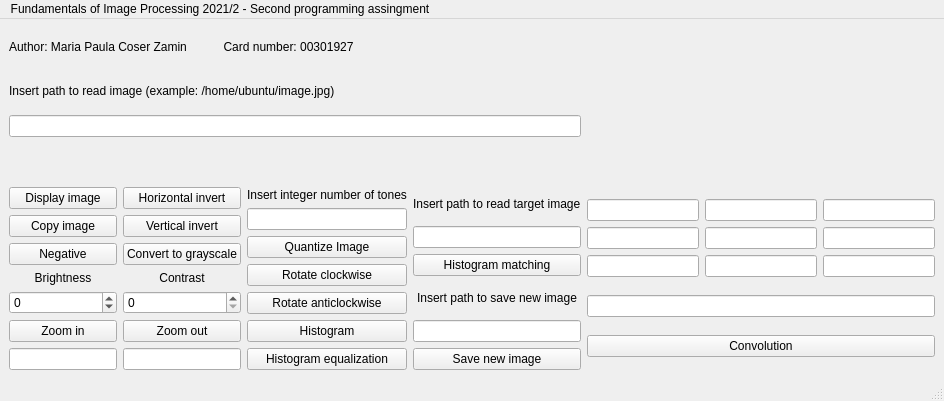
<?xml version="1.0" encoding="UTF-8"?>
<ui version="4.0">
 <class>MainWindow</class>
 <widget class="QMainWindow" name="MainWindow">
  <property name="geometry">
   <rect>
    <x>0</x>
    <y>0</y>
    <width>944</width>
    <height>401</height>
   </rect>
  </property>
  <property name="windowTitle">
   <string>MainWindow</string>
  </property>
  <widget class="QWidget" name="centralwidget">
   <layout class="QGridLayout" name="gridLayout">
    <item row="0" column="0">
     <widget class="QLabel" name="label_4">
      <property name="text">
       <string>Author: Maria Paula Coser Zamin           Card number: 00301927</string>
      </property>
     </widget>
    </item>
    <item row="1" column="0">
     <widget class="QLabel" name="label_3">
      <property name="text">
       <string>Insert path to read image (example: /home/ubuntu/image.jpg)</string>
      </property>
     </widget>
    </item>
    <item row="2" column="0">
     <widget class="QLineEdit" name="lineEditReadImage"/>
    </item>
    <item row="3" column="0">
     <layout class="QHBoxLayout" name="horizontalLayout">
      <item>
       <widget class="QLabel" name="displayOriginalImage">
        <property name="text">
         <string/>
        </property>
        <property name="scaledContents">
         <bool>true</bool>
        </property>
       </widget>
      </item>
      <item>
       <widget class="QLabel" name="displayNewImage">
        <property name="text">
         <string/>
        </property>
        <property name="scaledContents">
         <bool>true</bool>
        </property>
       </widget>
      </item>
     </layout>
    </item>
    <item row="4" column="0">
     <layout class="QHBoxLayout" name="horizontalLayout_2">
      <item>
       <layout class="QVBoxLayout" name="verticalLayout_3">
        <item>
         <widget class="QPushButton" name="pushButtonDisplayImage">
          <property name="text">
           <string>Display image</string>
          </property>
         </widget>
        </item>
        <item>
         <widget class="QPushButton" name="pushButtonCopyImage">
          <property name="text">
           <string>Copy image</string>
          </property>
         </widget>
        </item>
        <item>
         <widget class="QPushButton" name="pushButtonNegative">
          <property name="text">
           <string>Negative</string>
          </property>
         </widget>
        </item>
        <item>
         <widget class="QLabel" name="label_5">
          <property name="text">
           <string>Brightness</string>
          </property>
          <property name="alignment">
           <set>Qt::AlignCenter</set>
          </property>
         </widget>
        </item>
        <item>
         <widget class="QSpinBox" name="spinBoxBrightness">
          <property name="minimum">
           <number>-255</number>
          </property>
          <property name="maximum">
           <number>255</number>
          </property>
          <property name="singleStep">
           <number>1</number>
          </property>
         </widget>
        </item>
        <item>
         <widget class="QPushButton" name="pushButtonZoomIn">
          <property name="text">
           <string>Zoom in</string>
          </property>
         </widget>
        </item>
        <item>
         <widget class="QLineEdit" name="lineEditZoomIn">
          <property name="alignment">
           <set>Qt::AlignCenter</set>
          </property>
         </widget>
        </item>
       </layout>
      </item>
      <item>
       <layout class="QVBoxLayout" name="verticalLayout_4">
        <item>
         <widget class="QPushButton" name="pushButtonInvertHorizontal">
          <property name="text">
           <string>Horizontal invert</string>
          </property>
         </widget>
        </item>
        <item>
         <widget class="QPushButton" name="pushButtonInvertVertical">
          <property name="text">
           <string>Vertical invert</string>
          </property>
         </widget>
        </item>
        <item>
         <widget class="QPushButton" name="pushButtonConvertGrayscale">
          <property name="text">
           <string>Convert to grayscale</string>
          </property>
         </widget>
        </item>
        <item>
         <widget class="QLabel" name="label_6">
          <property name="text">
           <string>Contrast</string>
          </property>
          <property name="alignment">
           <set>Qt::AlignCenter</set>
          </property>
         </widget>
        </item>
        <item>
         <widget class="QSpinBox" name="spinBoxContrast">
          <property name="minimum">
           <number>0</number>
          </property>
          <property name="maximum">
           <number>255</number>
          </property>
         </widget>
        </item>
        <item>
         <widget class="QPushButton" name="pushButtonZoomOut">
          <property name="text">
           <string>Zoom out</string>
          </property>
         </widget>
        </item>
        <item>
         <widget class="QLineEdit" name="lineEditZoomOut">
          <property name="alignment">
           <set>Qt::AlignCenter</set>
          </property>
         </widget>
        </item>
       </layout>
      </item>
      <item>
       <layout class="QVBoxLayout" name="verticalLayout">
        <item>
         <widget class="QLabel" name="label">
          <property name="text">
           <string>Insert integer number of tones</string>
          </property>
          <property name="alignment">
           <set>Qt::AlignCenter</set>
          </property>
         </widget>
        </item>
        <item>
         <widget class="QLineEdit" name="lineEditQuantize">
          <property name="alignment">
           <set>Qt::AlignCenter</set>
          </property>
         </widget>
        </item>
        <item>
         <widget class="QPushButton" name="pushButtonQuantizeImage">
          <property name="text">
           <string>Quantize Image</string>
          </property>
         </widget>
        </item>
        <item>
         <widget class="QPushButton" name="pushButtonRotateClockWise">
          <property name="text">
           <string>Rotate clockwise</string>
          </property>
         </widget>
        </item>
        <item>
         <widget class="QPushButton" name="pushButtonRotateAntiClockWise">
          <property name="text">
           <string>Rotate anticlockwise</string>
          </property>
         </widget>
        </item>
        <item>
         <widget class="QPushButton" name="pushButtonHistogram">
          <property name="text">
           <string>Histogram</string>
          </property>
         </widget>
        </item>
        <item>
         <widget class="QPushButton" name="pushButtonHistogramEqualization">
          <property name="text">
           <string>Histogram equalization</string>
          </property>
         </widget>
        </item>
       </layout>
      </item>
      <item>
       <layout class="QVBoxLayout" name="verticalLayout_2">
        <item>
         <widget class="QLabel" name="label_7">
          <property name="text">
           <string>Insert path to read target image</string>
          </property>
         </widget>
        </item>
        <item>
         <widget class="QLineEdit" name="lineEditHistMatch"/>
        </item>
        <item>
         <widget class="QPushButton" name="pushButtonHistogramMatching">
          <property name="text">
           <string>Histogram matching</string>
          </property>
         </widget>
        </item>
        <item>
         <widget class="QLabel" name="label_2">
          <property name="text">
           <string>Insert path to save new image</string>
          </property>
          <property name="alignment">
           <set>Qt::AlignCenter</set>
          </property>
         </widget>
        </item>
        <item>
         <widget class="QLineEdit" name="lineEditSave">
          <property name="alignment">
           <set>Qt::AlignCenter</set>
          </property>
         </widget>
        </item>
        <item>
         <widget class="QPushButton" name="pushButtonSaveNewImage">
          <property name="text">
           <string>Save new image</string>
          </property>
         </widget>
        </item>
       </layout>
      </item>
     </layout>
    </item>
    <item row="4" column="1">
     <layout class="QVBoxLayout" name="verticalLayout_8">
      <item>
       <layout class="QHBoxLayout" name="horizontalLayout_3">
        <item>
         <layout class="QVBoxLayout" name="verticalLayout_7">
          <item>
           <widget class="QLineEdit" name="lineEdit_filter00">
            <property name="alignment">
             <set>Qt::AlignCenter</set>
            </property>
           </widget>
          </item>
          <item>
           <widget class="QLineEdit" name="lineEdit_filter10">
            <property name="alignment">
             <set>Qt::AlignCenter</set>
            </property>
           </widget>
          </item>
          <item>
           <widget class="QLineEdit" name="lineEdit_filter20">
            <property name="alignment">
             <set>Qt::AlignCenter</set>
            </property>
           </widget>
          </item>
         </layout>
        </item>
        <item>
         <layout class="QVBoxLayout" name="verticalLayout_6">
          <item>
           <widget class="QLineEdit" name="lineEdit_filter01">
            <property name="alignment">
             <set>Qt::AlignCenter</set>
            </property>
           </widget>
          </item>
          <item>
           <widget class="QLineEdit" name="lineEdit_filter11">
            <property name="alignment">
             <set>Qt::AlignCenter</set>
            </property>
           </widget>
          </item>
          <item>
           <widget class="QLineEdit" name="lineEdit_filter21">
            <property name="alignment">
             <set>Qt::AlignCenter</set>
            </property>
           </widget>
          </item>
         </layout>
        </item>
        <item>
         <layout class="QVBoxLayout" name="verticalLayout_5">
          <item>
           <widget class="QLineEdit" name="lineEdit_filter02">
            <property name="alignment">
             <set>Qt::AlignCenter</set>
            </property>
           </widget>
          </item>
          <item>
           <widget class="QLineEdit" name="lineEdit_filter12">
            <property name="alignment">
             <set>Qt::AlignCenter</set>
            </property>
           </widget>
          </item>
          <item>
           <widget class="QLineEdit" name="lineEdit_filter22">
            <property name="alignment">
             <set>Qt::AlignCenter</set>
            </property>
           </widget>
          </item>
         </layout>
        </item>
       </layout>
      </item>
      <item>
       <widget class="QLineEdit" name="lineEditGetKernelName">
        <property name="alignment">
         <set>Qt::AlignCenter</set>
        </property>
       </widget>
      </item>
      <item>
       <widget class="QPushButton" name="pushButtonConvolution">
        <property name="text">
         <string>Convolution</string>
        </property>
       </widget>
      </item>
     </layout>
    </item>
   </layout>
  </widget>
  <widget class="QMenuBar" name="menubar">
   <property name="geometry">
    <rect>
     <x>0</x>
     <y>0</y>
     <width>944</width>
     <height>22</height>
    </rect>
   </property>
   <widget class="QMenu" name="menuTrabalho_1">
    <property name="title">
     <string>Fundamentals of Image Processing 2021/2 - Second programming assingment</string>
    </property>
   </widget>
   <addaction name="menuTrabalho_1"/>
  </widget>
  <widget class="QStatusBar" name="statusbar"/>
 </widget>
 <resources/>
 <connections/>
</ui>
